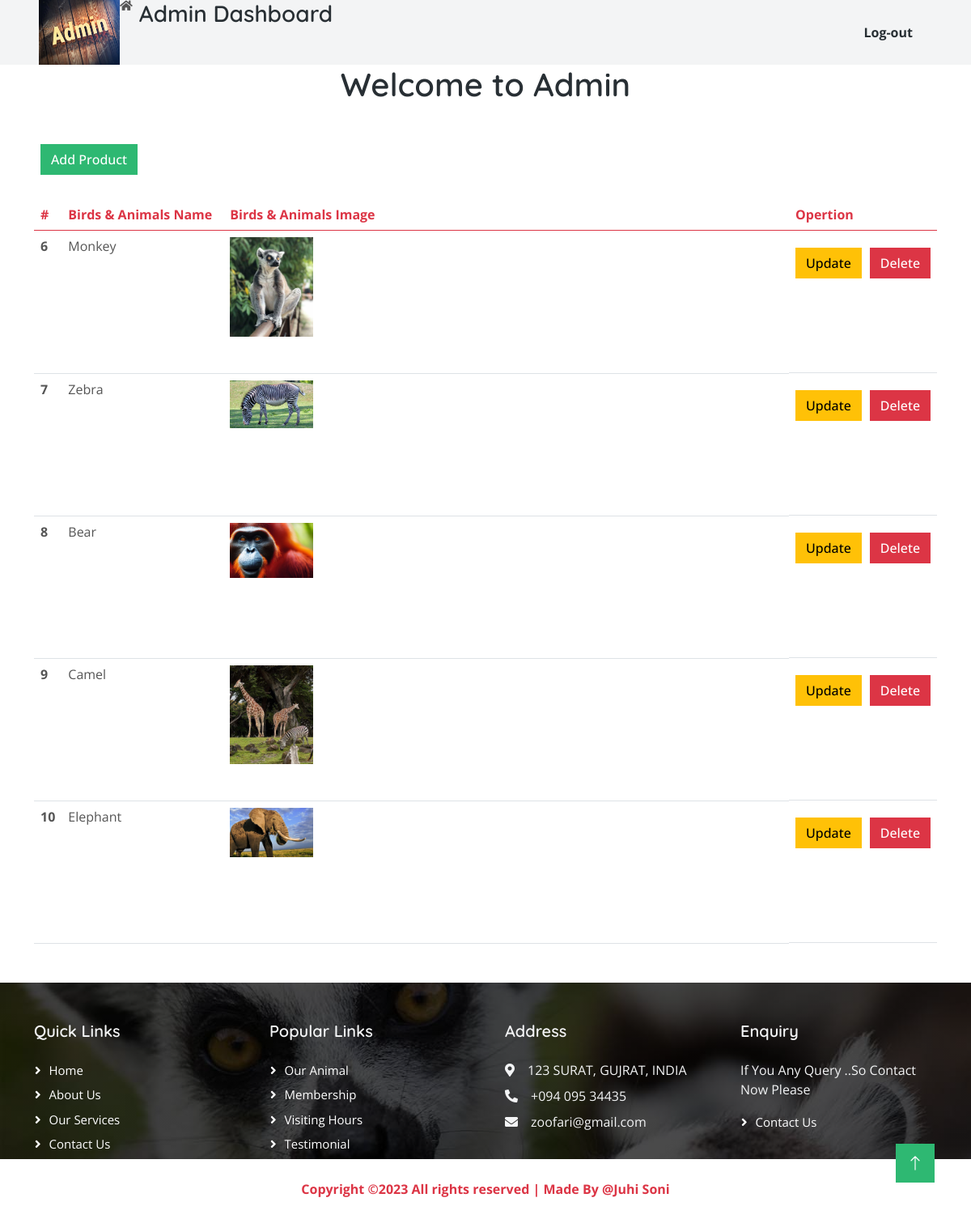
Screenshot of /admin.php (signed in) with the database file from the repository.
### tables this page shows
CREATE TABLE `product` (
  `id` int(11) NOT NULL,
  `pname` varchar(255) NOT NULL,
  `pimage` varchar(255) NOT NULL
);

### admin.php (the view, shortened to what this page needs)
<?php
include "config.php";
?>
<html>
<head>
    <?php include 'links/links.php' ?>
    <link href="css/bootstrap.min.css" rel="stylesheet">
    <link href="css/style.css" rel="stylesheet">
</head>
<body>
     <div class="container-fluid bg-light p-0 wow fadeIn" data-wow-delay="0.1s">
     <div class="row gx-0 d-none d-lg-flex">
            <div class="col-lg-7 px-5 text-start" style="display:flex">
              <img src="img/admin.jpg" width="100px" height="80px">
              <small class="fa fa-home ext-dark  me-2"></small>
           <h3> <a class="text-dark">Admin Dashboard</a> &nbsp; &nbsp;<h3>
            </div>
            <div class="col-lg-5 px-5 text-end">
                <div class="h-100 d-inline-flex align-items-center py-3 me-4">
                <a style="<?php
                $username = $_SESSION["username"];
                if($username=='admin'){
                  echo 'display: block;' ;
                }
                else
                {
                  echo 'display: none;' ;
                  }
                  ?>" href="show.php" class="text-dark"><b>Contact</b>&nbsp; &nbsp;
                 <a  href="logout.php" class="text-dark"><b>Log-out</b></a>
                </div>
            </div>
</div>
    </div>
    <h1 class="text-center text-dark">Welcome to Admin</h1>
    <div style="margin: 50px 0 0 50px;">
        <form action="addproduct.php">
            <button type="submit" class="btn btn-primary">Add Product</button>
        </form>
    </div>
    <div class="container" style="margin-top: 30px; margin-bottom: 30px;">
        <table class="table table-hover">
            <thead class="text-danger">
                <tr>
                    <th scope="col">#</th>
                    <th scope="col" style="width: 200px;">Birds & Animals Name</th>
                    <th scope="col">Birds & Animals Image</th>
                    <th scope="col">Opertion</th>
                </tr>
            </thead>
            <tbody>
                <?php
                $sql = "select * from `product`";
                $result = mysqli_query($link,$sql);
                if($result){
                    while($row=mysqli_fetch_assoc($result)){
                        $id=$row['id'];
                        $pname=$row['pname'];
                        $pimage=$row['pimage'];
                        echo '<tr>
                            <th scope="row">'.$id.'</th>
                            <td>'.$pname.'</td>
                            <td><img src="./image/'.$pimage.'" style="width: 15%;"/></td>
                            <td style="display: flex;gap: 10px; padding-bottom:100px; padding-top:21px;">
                                <form action="update.php" method="post">
                                    <input type="hidden" name=id value='.$id.'>
                                    <button type="submit" class="btn btn-warning">Update</button>
                                </form>
                                <form action="delete.php" method="post">
                                    <input type="hidden" name=id value='.$id.'>
                                    <button type="submit" class="btn btn-danger">Delete</button>
                                </form>
                            </td>
                        </tr>';
                    }
                }
            ?>
            </tbody>
        </table>
     </div>
     <div class="container-fluid footer bg-dark text-light footer mt-5 pt-5 wow fadeIn" data-wow-delay="0.1s">
<div class="container py-0">
    <div class="row g-5">
        <div class="col-lg-3 col-md-6">
            <h5 class="text-light mb-4">Quick Links</h5>
            <a class="btn btn-link" href="index.php">Home</a>
            <a class="btn btn-link" href="about.php">About Us</a>
            <a class="btn btn-link" href="service.php">Our Services</a>
            <a class="btn btn-link" href="contact.php">Contact Us</a>
        </div>
        <div class="col-lg-3 col-md-6">
            <h5 class="text-light mb-4">Popular Links</h5>
            <a class="btn btn-link" href="animal.php">Our Animal</a>
            <a class="btn btn-link" href="membership.php">Membership</a>
            <a class="btn btn-link" href="visiting.php">Visiting Hours</a>
            <a class="btn btn-link" href="testimonial.php">Testimonial</a>
        </div>
        <div class="col-lg-3 col-md-6">
            <h5 class="text-light mb-4">Address</h5>
            <p class="mb-2"><i class="fa fa-map-marker-alt me-3"></i>123 SURAT, GUJRAT, INDIA</p>
            <p class="mb-2"><i class="fa fa-phone-alt me-3"></i>+094 095 34435</p>
            <p class="mb-2"><i class="fa fa-envelope me-3"></i>zoofari@gmail.com</p>
        </div>
        <div class="col-lg-3 col-md-6">
            <h5 class="text-light mb-4">Enquiry</h5>
            <p>If You Any Query ..So Contact Now Please</p>
            <a class="btn btn-link" href="contact.php">Contact Us</a>
        </div>
    </div>
</div>
    </div>
   <footer class="footer_section">
        <div class="container">
            <p class="text-danger">
             <b>   Copyright ©2023 All rights reserved | Made By @Juhi Soni </b>
            </p>
        </div>
    </footer>
    <a href="#" class="btn btn-lg btn-primary btn-lg-square back-to-top"><i class="bi bi-arrow-up"></i></a>
</body>
</html>

### links/links.php (shortened to what this page needs)
<link href="https://cdnjs.cloudflare.com/ajax/libs/font-awesome/5.10.0/css/all.min.css" rel="stylesheet">
<link href="https://cdn.jsdelivr.net/npm/bootstrap-icons@1.4.1/font/bootstrap-icons.css" rel="stylesheet">
<link href="lib/animate/animate.min.css" rel="stylesheet">
<link href="lib/lightbox/css/lightbox.min.css" rel="stylesheet">
<link href="lib/owlcarousel/assets/owl.carousel.min.css" rel="stylesheet">

### css/style.css (style rules this page uses)
:root { --primary: #2EB872; --light: #F3F4F5; --dark: #282F34; }
.back-to-top { position: fixed; display: none; right: 45px; bottom: 45px; z-index: 99; }
.btn { font-weight: 500; transition: .5s; }
.btn.btn-primary, .btn.btn-secondary { color: #FFFFFF; }
.btn-lg-square { width: 48px; height: 48px; }
.btn-square, .btn-sm-square, .btn-lg-square { padding: 0; display: flex; align-items: center; justify-content: center; font-weight: normal; }
.footer { background: linear-gradient(rgba(0, 0, 0, .7), rgba(0, 0, 0, .7)), url(../img/bg-2.jpg) center center no-repeat; background-size: cover; }
.footer .btn.btn-link { display: block; margin-bottom: 5px; padding: 0; text-align: left; color: #FFFFFF; font-size: 15px; font-weight: normal; text-transform: capitalize; transition: .3s; }
.footer .btn.btn-link::before { position: relative; content: "\f105"; font-family: "Font Awesome 5 Free"; font-weight: 900; margin-right: 10px; }
.footer_section { position: relative; text-align: center; }
.footer_section p { color: #000000; padding: 25px 0; margin: 0; }

### rows the page displays
product: id "6", pname "Monkey", pimage (picture)
product: id "7", pname "Zebra", pimage (picture)
product: id "8", pname "Bear", pimage (picture)
product: id "9", pname "Camel", pimage (picture)
product: id "10", pname "Elephant", pimage (picture)
